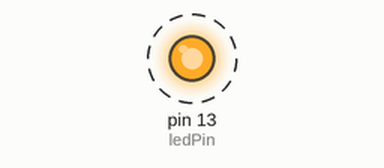
This sketch was run on a simulated Arduino Uno, built with avr-gcc and run on an emulated ATmega328P. Shown: output pins drawn as LEDs (lit = HIGH). Dashed ring = blinking. What the sketch prints to the serial monitor is not drawn.

Above: at 0.12 s.
Timing chart, 0 to 3.0 s (numbered marks = the images above):
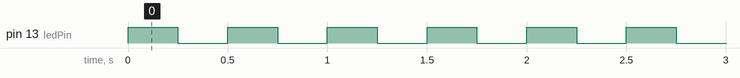

The sketch:

arduino_serial_TX.ino
```cpp
//char msg[] = "Hello World!";
byte msg = 9;
int ledPin = 13;

void setup(){
  pinMode(ledPin, OUTPUT);
  Serial.begin(9600);
}

void loop(){

  Serial.println(msg, DEC);
  digitalWrite(ledPin, HIGH);
  delay(250);
  digitalWrite(ledPin, LOW);
  delay(250);

}
```

Measured:
- by itself, pin 13 (ledPin): alternates HIGH for 0.25 s and LOW for 0.25 s
